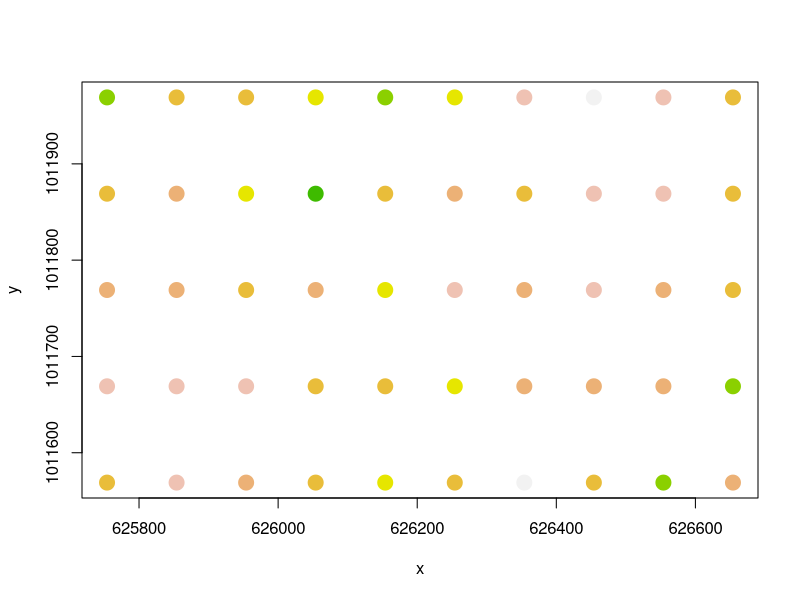
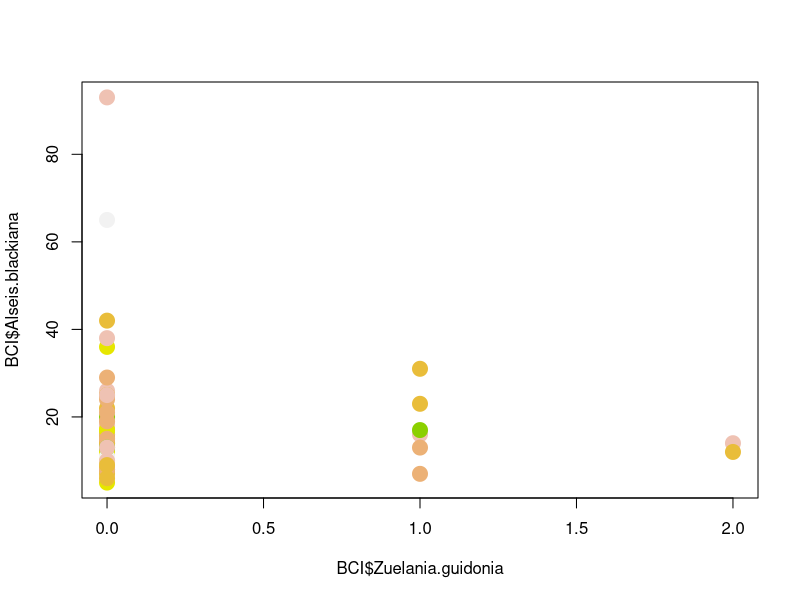

Reproduce these figures in R, in order. (Note: this script raises an error after producing the figures.)
## ---- chunk 1
knitr::opts_chunk$set(echo = TRUE)
## ---- chunk 2
library(vegan)
library(nlme)
data(BCI)
## UTM Coordinates (in metres)
BCI_xy = data.frame(x = rep(seq(625754, 626654, by=100), each=5), 
                    y = rep(seq(1011569,  1011969, by=100), len=50))
## ---- chunk 3
sr = apply(BCI, 1, function(x) sum(x > 0))
col_brks = hist(sr, plot=F)$breaks
col_indices = as.numeric(cut(sr, col_brks))
cols = rev(terrain.colors(length(col_brks)))
plot(BCI_xy, cex=2, pch=19, col=cols[col_indices])
## ---- chunk 4
col_brks = hist(sr, plot=F)$breaks
col_indices = as.numeric(cut(sr, col_brks))
cols = rev(terrain.colors(length(col_brks)))
plot(BCI$Zuelania.guidonia,BCI$Alseis.blackiana, cex=2, pch=19, col=cols[col_indices])
## ---- chunk 5
sp_ids = c("Cordia.lasiocalyx", "Hirtella.triandra",
           "Picramnia.latifolia", "Quassia.amara",
           "Tabernaemontana.arborea", "Trattinnickia.aspera", 
           "Xylopia.macrantha")
## ---- chunk 6
sp_a = BCI$Drypetes.standleyi
sp_b = BCI$Cordia.lasiocalyx
linearmodel1 <- lm(sp_b ~ sp_a, data=BCI)
summary(linearmodel1)
## ---- chunk 7
x <- BCI_xy$x
y <- BCI_xy$y
var_lm_01 = gls(Drypetes.standleyi ~ Cordia.lasiocalyx, data = BCI)
summary(var_lm_01)
## ---- chunk 8
var_lm_01 <- update(var_lm_01, corr=corExp(form = ~ x + y))
## ---- chunk 9
sp_c = BCI$Hirtella.triandra
sp_d = BCI$Picramnia.latifolia
sp_e = BCI$Quassia.amara
sp_f = BCI$Tabernaemontana.arborea
sp_g = BCI$Trattinnickia.aspera
sp_h = BCI$Xylopia.macrantha
#var_lm_02 = gls(sp_a ~ sp_b, sp_c, sp_d, sp_e, sp_f, sp_g, sp_h, data = BCI)
